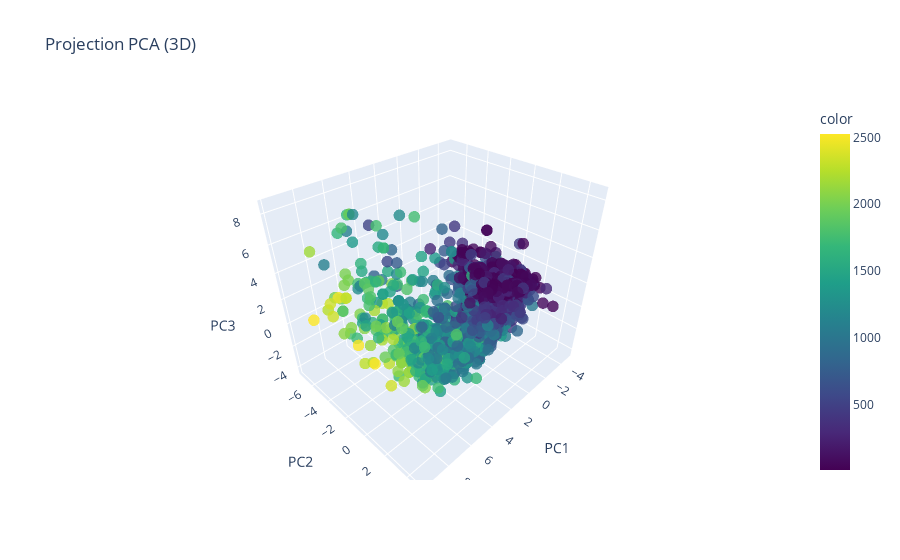

Source (notebook cell):
### Markdown cell above
---
## 5️) Réduction de la dimensionnalité (PCA) et Clustering

### 5.1 Préparation des données et projection PCA (3D)

### Code cell
# 5.1 Préparation des données et PCA (3D)
import numpy as np
import pandas as pd
from sklearn.preprocessing import StandardScaler
from sklearn.decomposition import PCA
import plotly.express as px
import plotly.graph_objects as go

# S'assurer que le DataFrame df est chargé (fallback au CSV brut si besoin)
if 'df' not in globals():
    df = pd.read_csv('Campagne_Market.csv', sep=';')
    print("⚠️ df n'était pas en mémoire; chargement direct depuis le CSV.")

# 1) Sélection des colonnes numériques uniquement
X_num = df.select_dtypes(include=[np.number]).copy()

# 2) Retirer les identifiants et variables à forte fuite potentielle (optionnel)
drop_cols = [col for col in ['ID'] if col in X_num.columns]
X_num = X_num.drop(columns=drop_cols, errors='ignore')

# 3) Imputation simple (médiane) pour valeurs manquantes
for c in X_num.columns:
    if X_num[c].isna().any():
        X_num[c] = X_num[c].fillna(X_num[c].median())

# 4) Standardisation
scaler = StandardScaler()
X_scaled = scaler.fit_transform(X_num)

# 5) PCA en 3 composantes
pca = PCA(n_components=3, random_state=42)
X_pca = pca.fit_transform(X_scaled)
df_pca = pd.DataFrame(X_pca, columns=['PC1','PC2','PC3'])

explained = pca.explained_variance_ratio_
print("Variance expliquée par composante (PC1, PC2, PC3) :", np.round(explained, 4))
print(f"Variance expliquée cumulée (3D) : {explained.cumsum()[-1]:.3f}")

# 6) Visualisation 3D de la projection PCA
# Couleur informative si dispo: préférer Total_Purchases, sinon Income, sinon aucune couleur
color_col = None
for cand in ['Total_Purchases','Income']:
    if cand in df.columns:
        color_col = cand
        break

if color_col is not None:
    fig = px.scatter_3d(df_pca, x='PC1', y='PC2', z='PC3',
                        color=df[color_col],
                        color_continuous_scale='Viridis',
                        title='Projection PCA (3D)')
else:
    fig = px.scatter_3d(df_pca, x='PC1', y='PC2', z='PC3', title='Projection PCA (3D)')
fig.update_traces(marker=dict(size=4, opacity=0.8))
fig.show()

### Figure 1 — Plotly figure (JSON) as saved in the notebook; plotly's stock layout.template omitted (floating-point values rounded to 4 significant figures; data arrays with more than 128 entries replaced by an {"elided": "..."} marker saying what was removed)
{"data": [{"hovertemplate": "PC1=%{x}<br>PC2=%{y}<br>PC3=%{z}<br>color=%{marker.color}<extra></extra>", "legendgroup": "", "marker": {"color": {"elided": "2232 float values"}, "coloraxis": "coloraxis", "opacity": 0.8, "size": 4, "symbol": "circle"}, "mode": "markers", "name": "", "scene": "scene", "showlegend": false, "type": "scatter3d", "x": {"elided": "2232 float values"}, "y": {"elided": "2232 float values"}, "z": {"elided": "2232 float values"}}], "layout": {"coloraxis": {"colorbar": {"title": {"text": "color"}}, "colorscale": [[0, "#440154"], [0.1111, "#482878"], [0.2222, "#3e4989"], [0.3333, "#31688e"], [0.4444, "#26828e"], [0.5556, "#1f9e89"], [0.6667, "#35b779"], [0.7778, "#6ece58"], [0.8889, "#b5de2b"], [1, "#fde725"]]}, "legend": {"tracegroupgap": 0}, "scene": {"domain": {"x": [0, 1], "y": [0, 1]}, "xaxis": {"title": {"text": "PC1"}}, "yaxis": {"title": {"text": "PC2"}}, "zaxis": {"title": {"text": "PC3"}}}, "title": {"text": "Projection PCA (3D)"}}}
